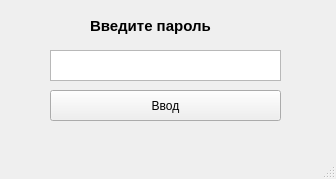
<?xml version="1.0" encoding="UTF-8"?>
<ui version="4.0">
 <class>MainWindow</class>
 <widget class="QMainWindow" name="MainWindow">
  <property name="geometry">
   <rect>
    <x>0</x>
    <y>0</y>
    <width>336</width>
    <height>179</height>
   </rect>
  </property>
  <property name="windowTitle">
   <string>Авторизация</string>
  </property>
  <widget class="QWidget" name="centralwidget">
   <widget class="QLabel" name="label">
    <property name="geometry">
     <rect>
      <x>90</x>
      <y>10</y>
      <width>151</width>
      <height>31</height>
     </rect>
    </property>
    <property name="font">
     <font>
      <pointsize>11</pointsize>
      <weight>75</weight>
      <bold>true</bold>
     </font>
    </property>
    <property name="contextMenuPolicy">
     <enum>Qt::PreventContextMenu</enum>
    </property>
    <property name="text">
     <string>Введите пароль</string>
    </property>
   </widget>
   <widget class="QPushButton" name="pushButton">
    <property name="geometry">
     <rect>
      <x>50</x>
      <y>90</y>
      <width>231</width>
      <height>31</height>
     </rect>
    </property>
    <property name="text">
     <string>Ввод</string>
    </property>
   </widget>
   <widget class="QTextEdit" name="textEdit">
    <property name="geometry">
     <rect>
      <x>50</x>
      <y>50</y>
      <width>231</width>
      <height>31</height>
     </rect>
    </property>
   </widget>
   <zorder>pushButton</zorder>
   <zorder>textEdit</zorder>
   <zorder>label</zorder>
  </widget>
  <widget class="QMenuBar" name="menubar">
   <property name="geometry">
    <rect>
     <x>0</x>
     <y>0</y>
     <width>336</width>
     <height>21</height>
    </rect>
   </property>
  </widget>
  <widget class="QStatusBar" name="statusbar"/>
 </widget>
 <resources/>
 <connections/>
</ui>
